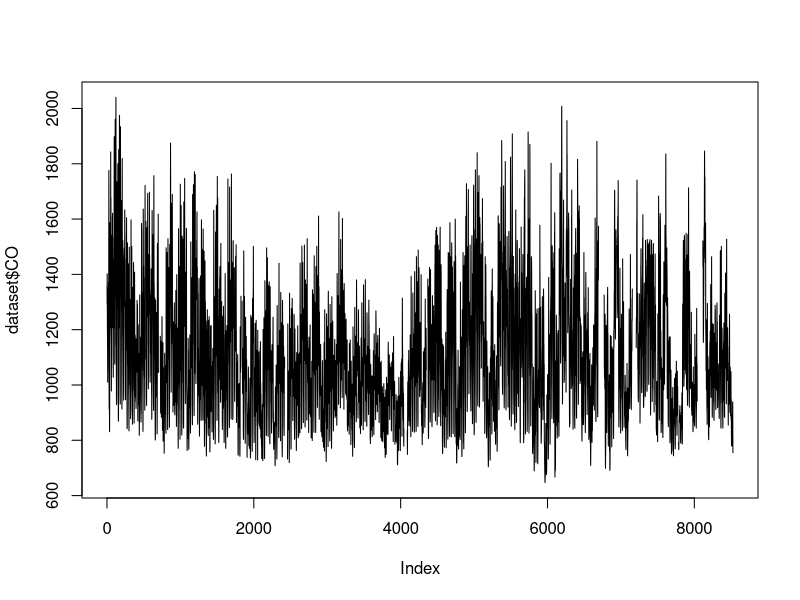
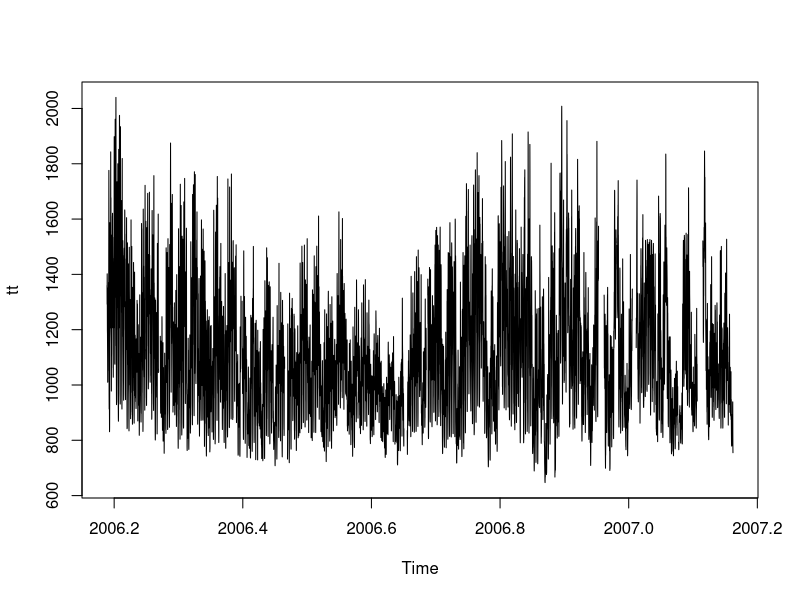

Here is the R script that generated these plots, in order:
library(readr)
library(lubridate)

dataset <- read_csv("Project_data_2021_2022 (TRAINSET).csv", col_types = cols(Date = col_character()))
dataset$Hour <- paste(dataset$Hour, ":00:00", sep="")

dataset$dttm <- ymd_hms(paste(dataset$Date, dataset$Hour, sep = " "))


firstHour <- 24*(as.Date("2004-03-10 18:00:00")-as.Date("2004-1-1 00:00:00"))
tt <- ts(dataset$CO,start=c(2006,firstHour),frequency=24*365)

plot(dataset$CO, type = 'l')

plot(tt)
